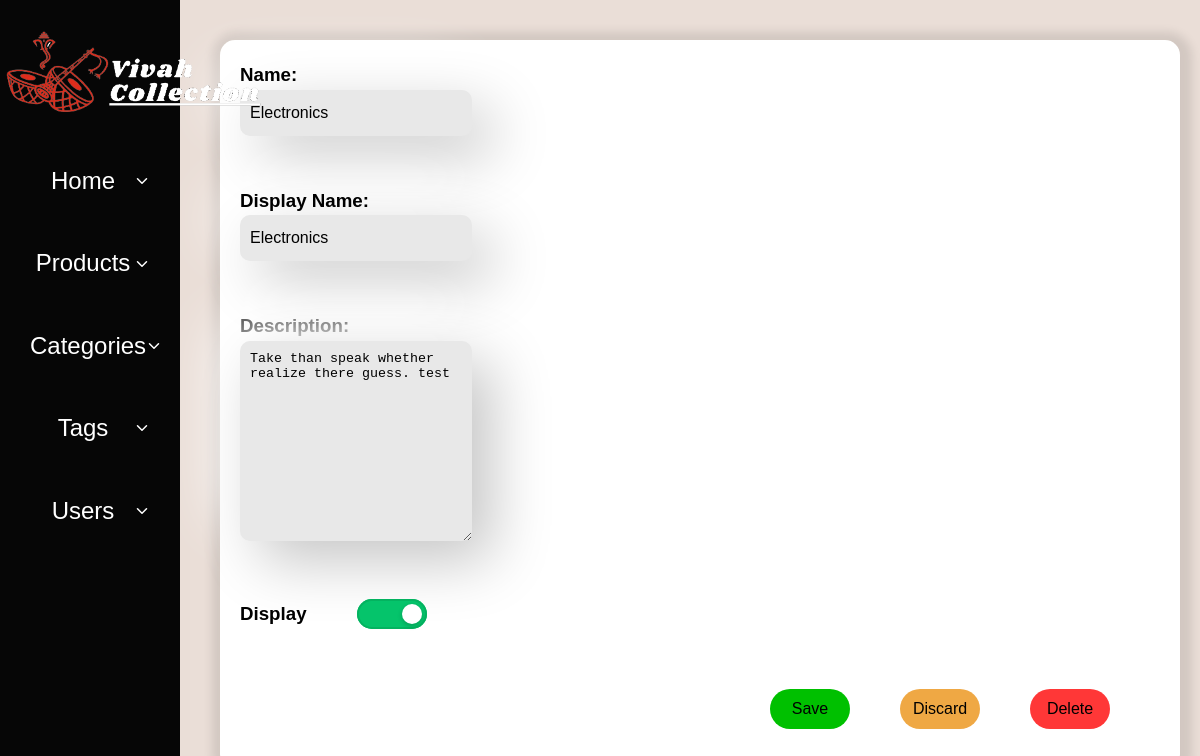
Screenshot of /dashboard/category/1 (signed in) with the database file from the repository.
### inventory/models.py (models this page shows, shortened)
class Category(models.Model):
    category_id = models.AutoField(primary_key=True)
    name = models.CharField(max_length=200)
    display_name = models.CharField(max_length=200)
    description = models.TextField(blank=True, null=True)
    display = models.BooleanField(blank=False,default=True)

### dashboard/views.py (the view)
# urls.py: path('dashboard/category',categories,name='dashboard-category'),
@login_required(login_url='login')
def category(request: Request,id):
    categories = get_categories(id)
    context = {
        'categories': categories,
    }
    return render(request,'dashboard/category/category.html',context=context)

### inventory/utils.py (called while the page is built)
def get_categories(id:int = None):
    if id:
        categories = Category.objects.all().filter(category_id=id)
    else:
        categories = Category.objects.all()
    return categories

### templates/dashboard/category/category.html (shortened to what this page needs)
{% extends "dashboard/dashboard.html" %}
{% block link %}
{% load static %}
<link rel="stylesheet" href="{% static "css/dashboard/category.css" %}">
<link rel="stylesheet" href="{% static "css/dashboard/product.css" %}">
{% endblock link %}
{% block dashboard-containt %}
<form action="{% url "add-category" %}" method="POST">
    <div class="container">
        {% for category in categories %}
        <div class="category-info">
            <div class="product-name">
                <h3>Name:</h3>
                <input type="text" name="category_name_input" id="category_name_input" value={{category.name}} class="input" required>
            </div>
            <div class="product-name">
                <h3>Display Name:</h3>
                <input type="text" name="category_displayName_input" id="category_displayName_input" value={{category.display_name}} class="input" required>
            </div>
            <div class="product-description">
                <h3>Description:</h3>
                <textarea name="category_description_input" id="category_description_input" class="input">{{category.description}}</textarea>
            </div>
            <div class="product-featured">
                <h3>Display</h3>
                <label class="toggle-switch">
                    <div class="toggle-switch-background">
                    <div class="toggle-switch-handle"></div>
                    </div>
                </label>
            </div>
        </div>
        <div class="function-buttons-container">
            <div class="delete">
                <a href="{% url "DeleteCategory" category.category_id%}"><button type="button" class="function-button">Delete</button></a>
            </div>
            <div class="discard">
                <a href="{% url "dashboard-category" %}"><button type="button" class="function-button">Discard</button></a>
            </div>
            <div class="save">
                <button type="submit" class="function-button">Save</button>
            </div>
        </div>
        {% endfor %}
    </form>
</div>
{% endblock %}

### static/css/dashboard/dashboard.css (style rules this page uses)
* { padding: 0; margin: 0; }

### static/css/base.css (style rules this page uses)
* { margin: 0; padding: 0; }
:root { --hoockers-green_20: hsl(148, 20%, 38%, 0.2); --pale-spring-bud: hsl(60, 68%, 85%); --hoockers-green: hsl(148, 20%, 38%); --spanish-gray: hsl(0, 0%, 61%); --light-gray: hsl(0, 0%, 80%); --cultured-1: hsl(0, 0%, 97%); --cultured-2: hsl(60, 6%, 93%); --gray-web: hsl(0, 0%, 49%); --white_30: hsl(0, 0%, 100%, 0.3); --black_70: hsla(0, 0%, 0%, 0.7); --black_50: hsla(0, 0%, 0%, 0.5); --black_15: hsla(0, 0%, 0%, 0.15); --black_10: hsla(0, 0%, 0%, 0.1); --black_5: hsla(0, 0%, 0%, 0.05); --white: hsl(0, 0%, 100%); --black: hsl(0, 0%, 0%); --sonic-silver: hsl(0, 0%, 47%); --eerie-black: hsl(0, 0%, 13%); --salmon-pink: hsl(353, 100%, 78%); --sandy-brown: hsl(29, 90%, 65%); --bittersweet: hsl(0, 100%, 70%); --ocean-green: hsl(152, 51%, 52%); --davys-gray: hsl(0, 0%, 33%); --cultured: hsl(0, 0%, 93%); --onyx: hsl(0, 0%, 27%); --border-radius-md: 10px; --border-radius-sm: 5px; --gradient: linear-gradient(to right, transparent 50%, var(--white_30) 100%); --ff-urbanist: 'Urbanist', sans-serif; --fs-1: 4.8rem; --fs-2: 4rem; --fs-3: 3.4rem; --fs-4: 2.4rem; --fs-5: 2rem; --fs-6: 1.8rem; --fs-7: 1.5rem; --fs-8: 1.4rem; --fs-9: 1.3rem; --fw-400: 400; --fw-500: 500; --fw-600: 600; --fw-700: 700; --fw-800: 800; --weight-300: 300; --weight-400: 400; --weight-500: 500; --weight-600: 600; --weight-700: 700; --section-padding: 35px; --shadow-1: 0 8px 16px var(--black_15); --shadow-2: 0 4px 10px var(--black_5); --radius-3: 3px; --transition-1: 0.25s ease; --transition-2: 0.5s ease; --transition-3: 1s ease; --cubic-in: cubic-bezier(0.51, 0.03, 0.64, 0.28); --cubic-out: cubic-bezier(0.33, 0.85, 0.4, 0.96); --transition-timing: 0.2s ease; }
*, *::before, *::after { margin: 0; padding: 0; box-sizing: border-box; }
a, img, span, input, button, ion-icon { display: block; }
a { text-decoration: none; color: inherit; }
input, button { background: none; border: none; font: inherit; }
input { width: 100%; }
button { cursor: pointer; }
html { font-family: var(--ff-urbanist); font-size: 10px; scroll-behavior: smooth; }
body { background-color: var(--white); color: var(--gray-web); font-size: 1.6rem; font-weight: var(--fw-500); line-height: 1.6; }
.container { padding-inline: 15px; }

### static/css/dashboard/category.css (style rules this page uses)
.category-info { display: flex; flex-direction: column; justify-content: center; height: 100%; width: 100%; gap: 50px; }

### static/css/dashboard/product.css (style rules this page uses)
.container { box-shadow: 2px 2px 10px 10px rgba(0, 0, 0, 0.1); margin: 40px; padding: 20px; background-color: #fff; width: 80vw; border-radius: 15px; height: auto; display: grid; grid-template-areas: "product_image product_info product_description" "product_gallary product_gallary product_gallary" "buttons buttons buttons"; gap: 20px }
h3 { color: black; }
.input { border: none; padding: 1rem; border-radius: 1rem; background: #e8e8e8; box-shadow: 20px 20px 60px #c5c5c5, -20px -20px 60px #ffffff; transition: 0.3s; width: 60%; }
.product-featured { display: flex; gap: 50px; align-items: center; }
.toggle-switch { position: relative; display: inline-block; width: 70px; height: 30px; cursor: pointer; }
.toggle-switch-background { position: absolute; top: 0; left: 0; width: 100%; height: 100%; background-color: #ddd; border-radius: 20px; box-shadow: inset 0 0 0 2px #ccc; transition: background-color 0.3s ease-in-out; }
.toggle-switch-handle { position: absolute; top: 5px; left: 5px; width: 20px; height: 20px; background-color: #fff; border-radius: 50%; box-shadow: 0 2px 5px rgba(0, 0, 0, 0.2); transition: transform 0.3s ease-in-out; }
.toggle-switch::before { content: ""; position: absolute; top: -25px; right: -35px; font-size: 12px; font-weight: bold; color: #aaa; text-shadow: 1px 1px #fff; transition: color 0.3s ease-in-out; }
.toggle-switch input[type="checkbox"]:checked + .toggle-switch-background { background-color: #05c46b; box-shadow: inset 0 0 0 2px #04b360; }
.toggle-switch input[type="checkbox"]:checked + .toggle-switch-background .toggle-switch-handle { transform: translateX(40px); }
textarea { width: 300px; height: 200px; }
.function-buttons-container { grid-area: buttons; margin: 20px 50px; display: flex; flex-direction: row-reverse; gap: 50px; }
.function-button { background-color: rgb(0, 192, 0); height: 40px; width: 80px; border-radius: 20px; }
.discard .function-button { background: rgb(239, 168, 68); }
.delete .function-button { background: rgb(255, 55, 55); }

### rows the page displays
Category: category_name_input "Electronics", category_displayName_input "Electronics", category_description_input "Take than speak whether realize there guess. test"
